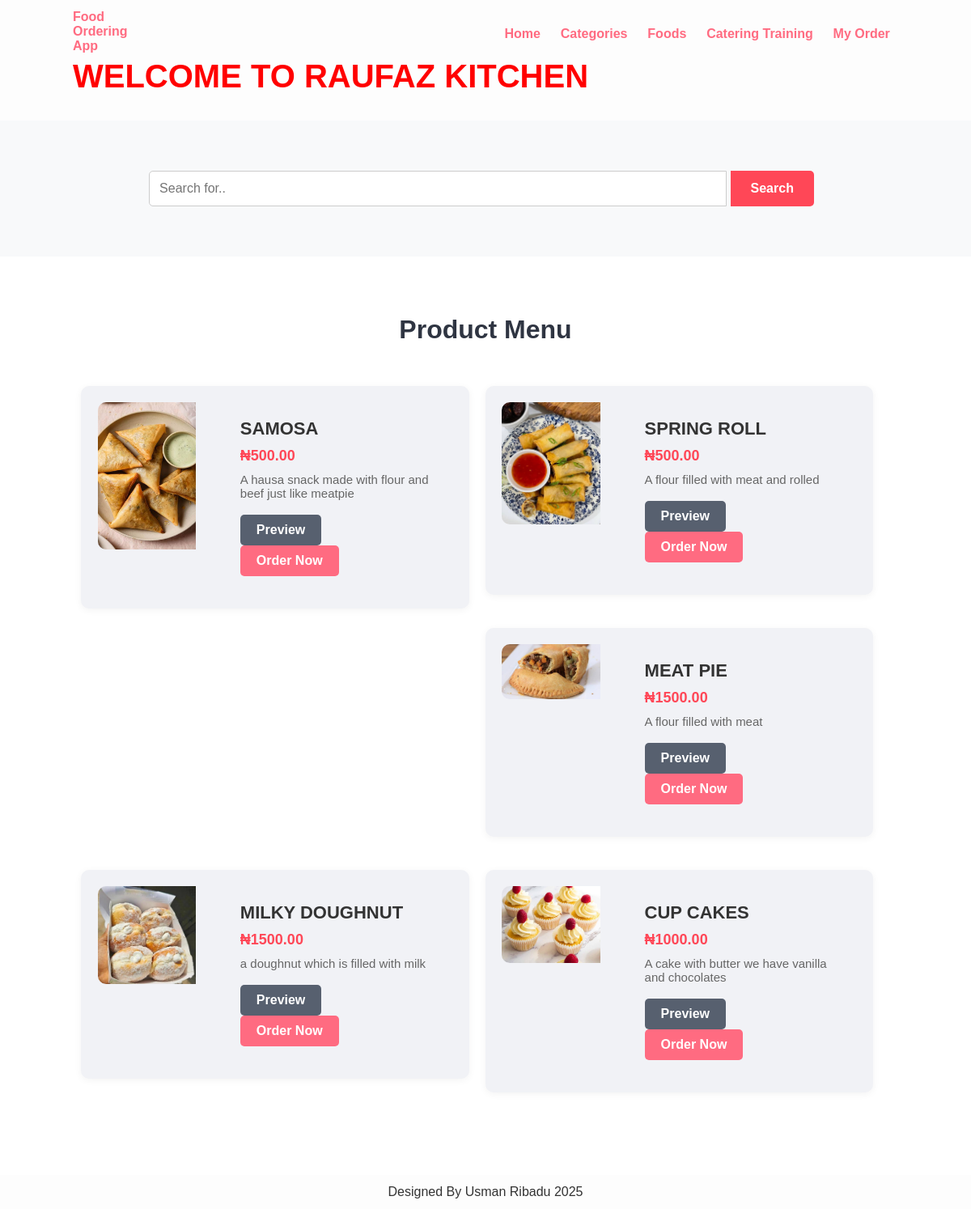
The page /category-foods.php?category_id=9 on the database its author committed.
### tables this page shows
CREATE TABLE `tbl_food` (
  `id` int(10) UNSIGNED NOT NULL,
  `title` varchar(100) NOT NULL,
  `description` varchar(255) NOT NULL,
  `price` decimal(10,2) NOT NULL,
  `image_name` varchar(255) NOT NULL,
  `category_id` int(10) UNSIGNED NOT NULL,
  `featured` varchar(10) NOT NULL,
  `active` varchar(10) NOT NULL
);

### category-foods.php (the view, shortened to what this page needs)
<?php include('partials-front/menu.php'); ?>
<section class="food-search text-center">
    <div class="container">
        <form action="<?php echo SITEURL; ?>food-search.php" method="POST">
            <input type="search" name="search" placeholder="Search for.." required>
            <input type="submit" name="submit" value="Search" class="btn btn-primary">
        </form>
    </div>
</section>
<section class="food-menu">
    <div class="container">
        <h2 class="text-center">Product Menu</h2>
        <?php
        $id = $_GET['category_id'];
            $sql = "SELECT * FROM tbl_food WHERE category_id = '$id'";
            $res = mysqli_query($conn, $sql);
            $count = mysqli_num_rows($res);
            if($count > 0) {
                while($row = mysqli_fetch_assoc($res)) {
                    $id = $row['id'];
                    $title = $row['title'];
                    $description = $row['description'];
                    $price = $row['price'];
                    $image_name = $row['image_name'];
        ?>
        <div class="food-menu-box">
            <div class="food-menu-img">
                <?php if ($image_name == "") { ?>
                    <div class="error">Image not Available.</div>
                <?php } else { ?>
                    <img src="<?php echo SITEURL; ?>images/food/<?php echo $image_name; ?>" alt="<?php echo $title; ?>" class="img-responsive img-curve">
                <?php } ?>
            </div>
            <div class="food-menu-desc">
                <h4><?php echo htmlspecialchars($title); ?></h4>
                <p class="food-price">₦<?php echo $price; ?></p>
                <p class="food-detail"><?php echo htmlspecialchars($description); ?></p>
                <br>
                <a href="javascript:void(0);"
                   class="btn btn-secondary preview-btn"
                   data-title="<?php echo htmlspecialchars($title); ?>"
                   data-description="<?php echo htmlspecialchars($description); ?>"
                   data-price="<?php echo $price; ?>"
                   data-image="<?php echo SITEURL; ?>images/food/<?php echo $image_name; ?>">
                   Preview
                </a>
                <a href="<?php echo SITEURL; ?>order.php?food_id=<?php echo $id; ?>" class="btn btn-primary">Order Now</a>
            </div>
        </div>
        <?php
                }
            } else {
                echo "<div class='error'>Goods not found.</div>";
            }
        ?>
    </div>
</section>
<?php include('partials-front/footer.php'); ?>

### css/style.css (style rules this page uses)
* { margin: 0 0; padding: 0 0; font-family: Arial, Helvetica, sans-serif; }
.container { width: 80%; margin: 0 auto; padding: 1%; }
.img-responsive { width: 100%; }
.img-curve { border-radius: 15px; }
.text-center { text-align: center; }
a { color: #ff6b81; text-decoration: none; }
.btn { padding: 1%; border: none; font-size: 1rem; border-radius: 5px; }
.btn-primary { background-color: #ff6b81; color: white; cursor: pointer; }
h2 { color: #2f3542; font-size: 2rem; margin-bottom: 2%; }
.food-search { background-image: url(price.jpg); background-size: cover; background-repeat: no-repeat; background-position: center; padding: 7% 0; }
.food-search input[type="search"] { width: 50%; padding: 1%; font-size: 1rem; border: none; border-radius: 5px; }
.food-menu { background-color: #ececec; padding: 4% 0; }
.food-menu-box { width: 43%; margin: 1%; padding: 2%; float: left; background-color: white; border-radius: 15px; }
.food-menu-img { width: 20%; float: left; }
.food-menu-desc { width: 70%; float: left; margin-left: 8%; }
.food-price { font-size: 1.2rem; margin: 2% 0; }
.food-detail { font-size: 1rem; color: #747d8c; }

### category-foods.php (style rules this page uses)
body { font-family: 'Segoe UI', Tahoma, Geneva, Verdana, sans-serif; background-color: #fdfdfd; color: #333; margin: 0; padding: 0; }
.container { width: 85%; margin: auto; }
.food-search { background: #f8f9fa; padding: 50px 0; text-align: center; }
.food-search input[type="search"] { padding: 12px; width: 70%; border: 1px solid #ccc; border-radius: 5px 0 0 5px; outline: none; font-size: 16px; }
.food-search .btn-primary { padding: 13px 25px; border: none; background-color: #ff4757; color: white; font-size: 16px; border-radius: 0 5px 5px 0; cursor: pointer; }
.food-menu { padding: 60px 0; background-color: #fff; }
.food-menu h2 { font-size: 32px; margin-bottom: 40px; color: #2f3542; text-align: center; }
.food-menu-box { display: flex; background-color: #f1f2f6; border-radius: 10px; overflow: hidden; margin-bottom: 30px; box-shadow: 0 2px 10px rgba(0,0,0,0.05); }
.food-menu-img { flex: 1; max-width: 200px; }
.food-menu-img img { width: 100%; height: auto; object-fit: cover; border-radius: 10px 0 0 10px; }
.food-menu-desc { flex: 2; padding: 20px; }
.food-menu-desc h4 { font-size: 22px; margin: 0; color: #333; }
.food-price { color: #ff4757; font-size: 18px; font-weight: bold; margin: 10px 0; }
.food-detail { font-size: 15px; color: #666; }
.btn-primary, .btn-secondary { display: inline-block; padding: 10px 20px; background-color: #ff6b81; color: white; text-decoration: none; border-radius: 5px; font-weight: 600; margin-right: 10px; transition: background-color 0.3s ease; }
.btn-secondary { background-color: #57606f; }

### rows shown on the page
tbl_food: image_name (picture), title "SAMOSA", price "500.00", description "A hausa snack made with flour and beef just like meatpie"
tbl_food: image_name (picture), title "SPRING ROLL", price "500.00", description "A flour filled with meat and rolled"
tbl_food: image_name (picture), title "MEAT PIE", price "1500.00", description "A flour filled with meat"
tbl_food: image_name (picture), title "MILKY DOUGHNUT", price "1500.00", description "a doughnut which is filled with milk"
tbl_food: image_name (picture), title "CUP CAKES", price "1000.00", description "A cake with butter we have vanilla and chocolates"
